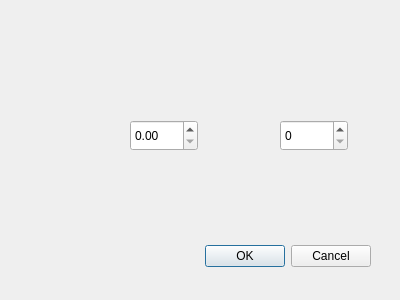
<?xml version="1.0" encoding="UTF-8"?>
<ui version="4.0">
 <class>Dialog</class>
 <widget class="QDialog" name="Dialog">
  <property name="geometry">
   <rect>
    <x>0</x>
    <y>0</y>
    <width>400</width>
    <height>300</height>
   </rect>
  </property>
  <property name="windowTitle">
   <string>Dialog</string>
  </property>
  <widget class="QDialogButtonBox" name="buttonBox">
   <property name="geometry">
    <rect>
     <x>30</x>
     <y>240</y>
     <width>341</width>
     <height>32</height>
    </rect>
   </property>
   <property name="orientation">
    <enum>Qt::Horizontal</enum>
   </property>
   <property name="standardButtons">
    <set>QDialogButtonBox::Cancel|QDialogButtonBox::Ok</set>
   </property>
  </widget>
  <widget class="QDoubleSpinBox" name="doubleSpinBox">
   <property name="geometry">
    <rect>
     <x>130</x>
     <y>120</y>
     <width>68</width>
     <height>31</height>
    </rect>
   </property>
  </widget>
  <widget class="QSpinBox" name="spinBox">
   <property name="geometry">
    <rect>
     <x>280</x>
     <y>120</y>
     <width>68</width>
     <height>31</height>
    </rect>
   </property>
  </widget>
 </widget>
 <resources/>
 <connections>
  <connection>
   <sender>buttonBox</sender>
   <signal>accepted()</signal>
   <receiver>Dialog</receiver>
   <slot>accept()</slot>
   <hints>
    <hint type="sourcelabel">
     <x>248</x>
     <y>254</y>
    </hint>
    <hint type="destinationlabel">
     <x>157</x>
     <y>274</y>
    </hint>
   </hints>
  </connection>
  <connection>
   <sender>buttonBox</sender>
   <signal>rejected()</signal>
   <receiver>Dialog</receiver>
   <slot>reject()</slot>
   <hints>
    <hint type="sourcelabel">
     <x>316</x>
     <y>260</y>
    </hint>
    <hint type="destinationlabel">
     <x>286</x>
     <y>274</y>
    </hint>
   </hints>
  </connection>
 </connections>
</ui>
